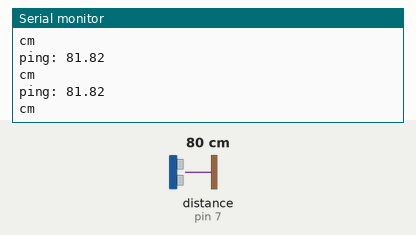
Recording of a sketch running on a simulated Arduino Uno, built with avr-gcc and run on an emulated ATmega328P. Parts: the last lines printed to the serial monitor. Inputs (shaded band) come from the test bench; at power-on: distance to the obstacle (sensor on pin 7) 80 cm. The echo pulse lasts 58.3 µs per cm.

Above: at 1.2 s.
1.3 s: distance to the obstacle (sensor on pin 7) set to 250 cm
At 1.42 s:
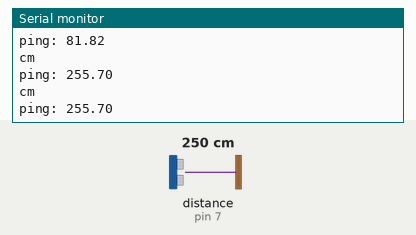
4.3 s: distance to the obstacle (sensor on pin 7) set to 2 cm
At 4.32 s:
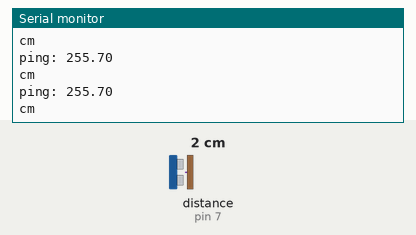
Timing chart, 0 to 7.3 s (numbered marks = the images above; inputs shaded):
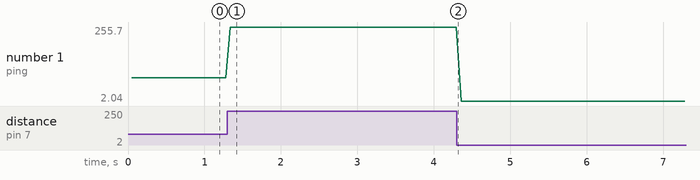

Measured:
- after the input at 1.3 s, the serial monitor: prints a new line at once (image 1)
- plotted number 1: 81.82 → 255.7 after the input at 1.3 s, 255.7 → 2.04 after the input at 4.3 s

The sketch:

ultra_sensor.ino
```cpp
#include <NewPing.h>
#define TRIGGER_PIN 6
#define ECHO_PIN 7
#define MAX_DISTANCE 300

NewPing sonar(TRIGGER_PIN, ECHO_PIN, MAX_DISTANCE);
void setup() {
 Serial.begin(9600);
}
void loop() {
 delay(50);
 Serial.print("ping: ");
 Serial.println(sonar.ping()/28.5/2);

// Serial.print("Distance: ");
// Serial.print(sonar.ping_cm());
 Serial.println("cm");
}
```
